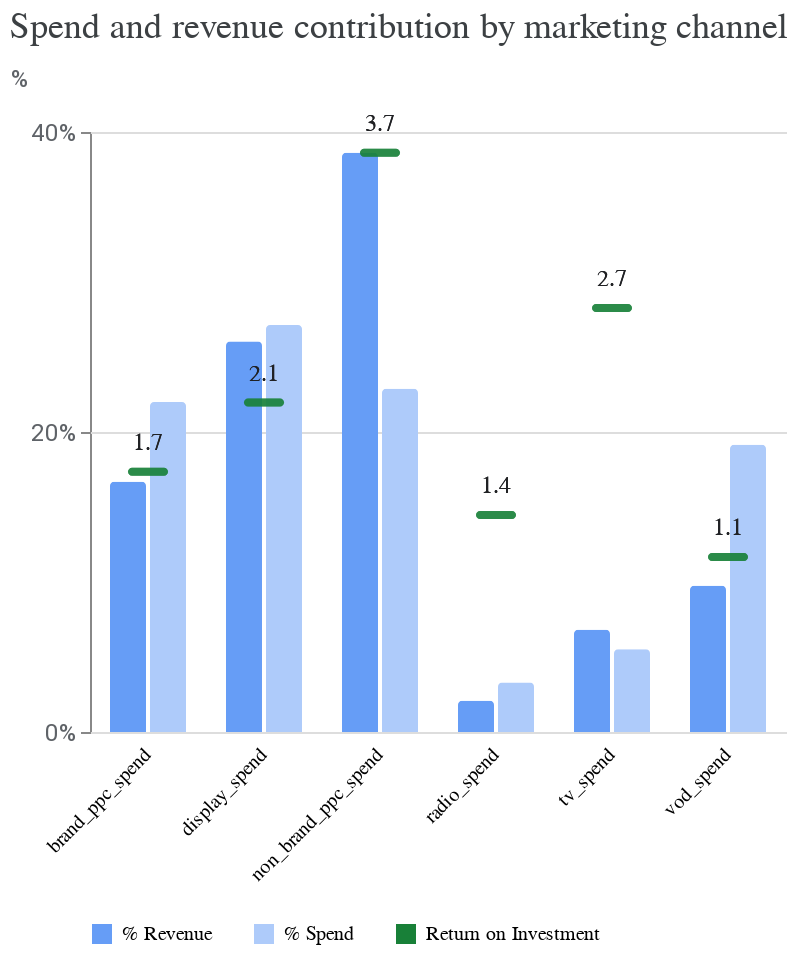

Source (notebook cell):
### Code cell
media_summary.plot_spend_vs_contribution()

### Figure 1 — Vega-Lite specification as saved in the notebook (floating-point values rounded to 4 significant figures)
{"config": {"view": {"continuousWidth": 300, "continuousHeight": 300, "strokeOpacity": 0}, "axis": {"labelColor": "#5F6368", "labelFont": "Roboto", "labelFontSize": 12, "titleColor": "#5F6368", "titleFont": "Roboto", "titleFontSize": 12, "titleFontWeight": "normal", "titlePadding": 10}, "header": {"labelAlign": "right", "labelAngle": -45, "labelBaseline": "middle", "labelOrient": "bottom", "title": null}}, "data": {"name": "data-4abe47beab545fa70134d3474bfdd18a"}, "facet": {"column": {"field": "channel", "type": "nominal"}}, "spec": {"layer": [{"mark": {"type": "bar", "cornerRadiusEnd": 2, "tooltip": true}, "encoding": {"color": {"field": "label", "legend": {"columnPadding": 20, "orient": "bottom", "rowPadding": 10, "title": null}, "scale": {"domain": ["% Revenue", "% Spend", "Return on Investment"], "range": ["#669DF6", "#AECBFA", "#188038"]}, "type": "nominal"}, "tooltip": [{"field": "pct", "format": ".1%", "type": "quantitative"}], "x": {"axis": {"labels": false, "ticks": false, "title": null}, "field": "label", "scale": {"paddingOuter": 0.5}, "type": "nominal"}, "y": {"axis": {"format": "%", "tickCount": 2, "titleAlign": "left", "titleAngle": 0, "titleY": -20}, "field": "pct", "type": "quantitative"}}}, {"mark": {"type": "tick", "color": "#188038", "cornerRadius": 2, "size": 20, "thickness": 4, "tooltip": true}, "encoding": {"tooltip": [{"field": "roi", "format": ".2f", "type": "quantitative"}], "y": {"field": "roi_scaled", "title": "%", "type": "quantitative"}}}, {"mark": {"type": "text", "color": "#202124", "dy": -15, "fontSize": 12}, "encoding": {"text": {"field": "roi", "format": ".1f", "type": "quantitative"}, "y": {"field": "roi_scaled", "type": "quantitative"}}}]}, "spacing": -1, "title": {"text": "Spend and revenue contribution by marketing channel", "anchor": "start", "color": "#3C4043", "font": "Google Sans Display", "fontSize": 18, "fontWeight": "normal", "offset": 10}, "$schema": "https://vega.github.io/schema/vega-lite/v5.20.1.json", "datasets": {"data-4abe47beab545fa70134d3474bfdd18a": [{"channel": "tv_spend", "pct": 0.06822, "label": "% Revenue", "roi": 2.719, "roi_scaled": 0.2827}, {"channel": "radio_spend", "pct": 0.0209, "label": "% Revenue", "roi": 1.391, "roi_scaled": 0.1447}, {"channel": "display_spend", "pct": 0.2603, "label": "% Revenue", "roi": 2.112, "roi_scaled": 0.2196}, {"channel": "vod_spend", "pct": 0.09754, "label": "% Revenue", "roi": 1.121, "roi_scaled": 0.1166}, {"channel": "non_brand_ppc_spend", "pct": 0.3861, "label": "% Revenue", "roi": 3.713, "roi_scaled": 0.3861}, {"channel": "brand_ppc_spend", "pct": 0.1669, "label": "% Revenue", "roi": 1.669, "roi_scaled": 0.1735}, {"channel": "tv_spend", "pct": 0.05523, "label": "% Spend", "roi": 2.719, "roi_scaled": 0.2827}, {"channel": "radio_spend", "pct": 0.03306, "label": "% Spend", "roi": 1.391, "roi_scaled": 0.1447}, {"channel": "display_spend", "pct": 0.2713, "label": "% Spend", "roi": 2.112, "roi_scaled": 0.2196}, {"channel": "vod_spend", "pct": 0.1915, "label": "% Spend", "roi": 1.121, "roi_scaled": 0.1166}, {"channel": "non_brand_ppc_spend", "pct": 0.2289, "label": "% Spend", "roi": 3.713, "roi_scaled": 0.3861}, {"channel": "brand_ppc_spend", "pct": 0.2201, "label": "% Spend", "roi": 1.669, "roi_scaled": 0.1735}]}}
